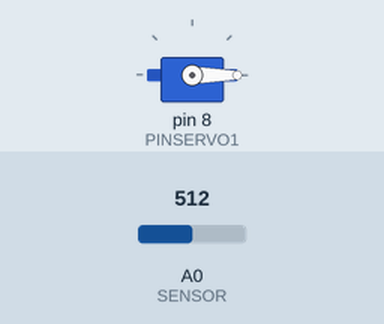
Simulated run of this sketch. Board: Arduino Uno, built with avr-gcc and run on an emulated ATmega328P. On the bench: servo. The test bench sets the inputs (shaded band); at power-on: A0 (SENSOR) = 512.

Above: at 1.3 s.
1.4 s: A0 (SENSOR) set to 53
2.9 s: A0 (SENSOR) set to 45
At 4.2 s:
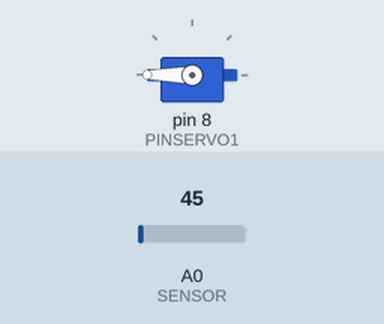
4.5 s: A0 (SENSOR) set to 122
At 5.3 s:
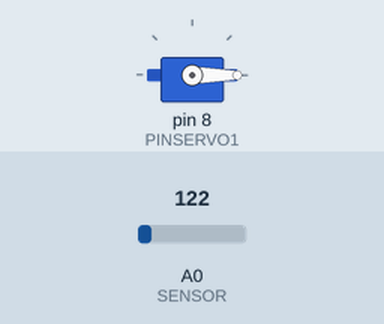
6.0 s: A0 (SENSOR) set to 40
At 6.5 s:
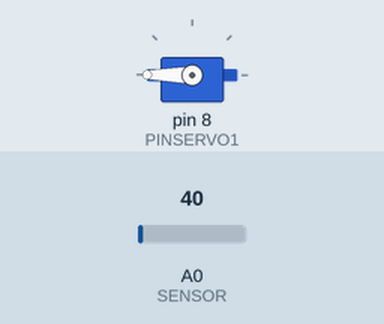
Timing chart, 0 to 8.5 s (numbered marks = the images above; inputs shaded):
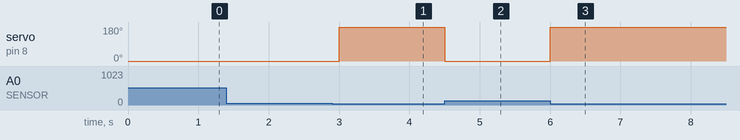

The sketch:

TP3b.ino
```cpp
#include  <Servo.h> //incluyo la libreria del servo
Servo servo1;
int PULSOMIN = 1000;     //defino los pulsos
int PULSOMAX = 2000;
int SENSOR = A0;
int VALOR1;
int PINSERVO1 = 8;
void setup() {
  servo1.attach(PINSERVO1, PULSOMIN, PULSOMAX);

}

void loop() {
  VALOR1 = analogRead(SENSOR);  //valor es igual a lo que lea el sensor
  if (VALOR1 <= 50){       //si valor es menor a 50
   servo1.write(180);     //el servo girara a 180 grados
   delay(500);
  }
  else {
    servo1.write(0);    //si no es asi el servo gira a 0 grados
    delay(500);
     }
 }
```

Measured:
- the behaviour switches between 51 and 50 on A0 (SENSOR) (found by bisection; images 0 and 1)
- after the input at 1.4 s, every drawn part: stays the same
- after the input at 2.9 s, servo on pin 8 (PINSERVO1): 0° → 180° after 0.10 s
- after the input at 4.5 s, servo on pin 8 (PINSERVO1): 180° → 0° at once
- after the input at 6.0 s, servo on pin 8 (PINSERVO1): 0° → 180° at once
